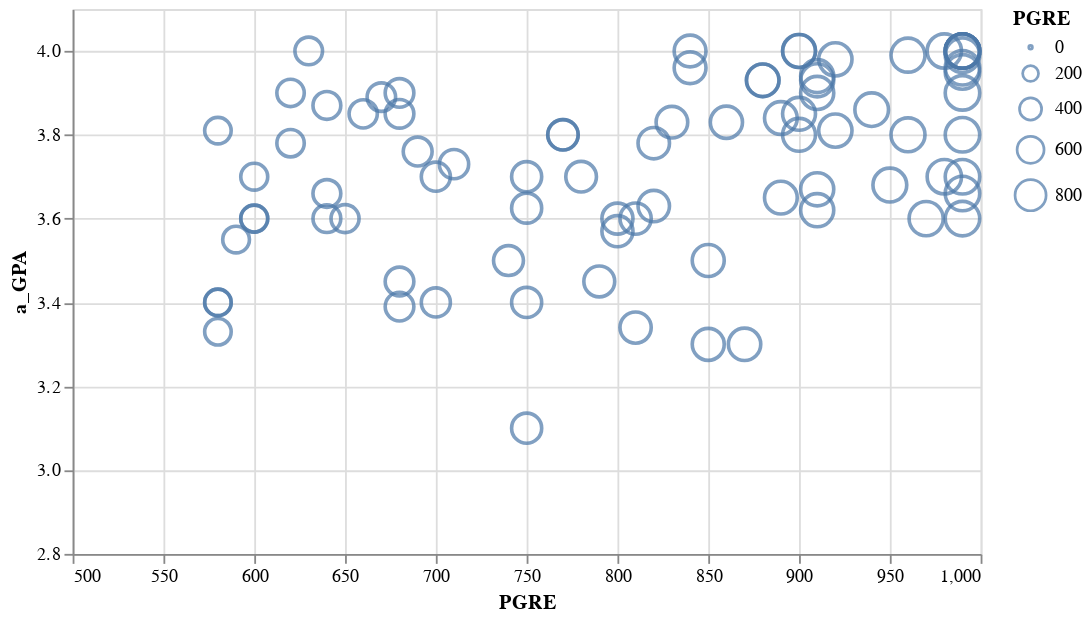

The cell this chart's notebook holds for it:
### Code cell
alt.Chart(df).mark_point().encode(
    alt.X('PGRE', scale=alt.Scale(domain=(500,1000))),
    alt.Y('a_GPA', scale=alt.Scale(domain=(2.8,4.1), clamp=True)),
    size='PGRE',
).properties(
    width=500
)

### Figure 1 — Vega-Lite specification as saved in the notebook (floating-point values rounded to 4 significant figures)
{"$schema": "https://vega.github.io/schema/vega-lite/v2.json", "config": {"view": {"height": 300, "width": 400}}, "data": {"values": [{"PGRE": 910, "QGRE": 167, "VGRE": 162, "WGRE": 4, "a_GPA": 3.67, "major_GPA": 3.84}, {"PGRE": 980, "QGRE": 170, "VGRE": 165, "WGRE": 4, "a_GPA": null, "major_GPA": null}, {"PGRE": 910, "QGRE": 167, "VGRE": 166, "WGRE": 4, "a_GPA": 3.94, "major_GPA": 3.93}, {"PGRE": null, "QGRE": null, "VGRE": null, "WGRE": null, "a_GPA": 3.8, "major_GPA": 3.8}, {"PGRE": 750, "QGRE": 162, "VGRE": 160, "WGRE": 4.5, "a_GPA": 3.4, "major_GPA": 3.3}, {"PGRE": 990, "QGRE": 170, "VGRE": 166, "WGRE": 5, "a_GPA": 4, "major_GPA": 4}, {"PGRE": 870, "QGRE": 170, "VGRE": 168, "WGRE": 4, "a_GPA": 3.3, "major_GPA": 3.3}, {"PGRE": null, "QGRE": 170, "VGRE": 160, "WGRE": 4, "a_GPA": 3.98, "major_GPA": 3.98}, {"PGRE": 640, "QGRE": 164, "VGRE": 159, "WGRE": 4.5, "a_GPA": 3.6, "major_GPA": 3.3}, {"PGRE": 960, "QGRE": 165, "VGRE": 167, "WGRE": 4, "a_GPA": 3.8, "major_GPA": 3.9}, {"PGRE": 910, "QGRE": 164, "VGRE": 160, "WGRE": 4.5, "a_GPA": 3.62, "major_GPA": 3.56}, {"PGRE": 910, "QGRE": 166, "VGRE": 152, "WGRE": null, "a_GPA": 3.93, "major_GPA": 3.91}, {"PGRE": 990, "QGRE": 168, "VGRE": 166, "WGRE": 4, "a_GPA": 4, "major_GPA": 4}, {"PGRE": 990, "QGRE": 170, "VGRE": 161, "WGRE": 4.5, "a_GPA": 3.95, "major_GPA": 3.89}, {"PGRE": 660, "QGRE": 167, "VGRE": 168, "WGRE": 5, "a_GPA": 3.85, "major_GPA": 3.77}, {"PGRE": 830, "QGRE": 167, "VGRE": 162, "WGRE": 4.5, "a_GPA": 3.83, "major_GPA": 3.93}, {"PGRE": 740, "QGRE": 162, "VGRE": 162, "WGRE": 5, "a_GPA": 3.5, "major_GPA": 3.65}, {"PGRE": 800, "QGRE": 159, "VGRE": 159, "WGRE": 4, "a_GPA": 3.6, "major_GPA": 4}, {"PGRE": 750, "QGRE": 166, "VGRE": 156, "WGRE": 5, "a_GPA": 3.625, "major_GPA": null}, {"PGRE": 750, "QGRE": 166, "VGRE": 170, "WGRE": 4.5, "a_GPA": 3.1, "major_GPA": 3.2}, {"PGRE": null, "QGRE": null, "VGRE": null, "WGRE": null, "a_GPA": 2.86, "major_GPA": 2.84}, {"PGRE": 990, "QGRE": 167, "VGRE": 164, "WGRE": 4.5, "a_GPA": 3.7, "major_GPA": 3.8}, {"PGRE": 580, "QGRE": 169, "VGRE": 158, "WGRE": null, "a_GPA": 3.33, "major_GPA": 3.33}, {"PGRE": null, "QGRE": 162, "VGRE": 165, "WGRE": 4.5, "a_GPA": 3.91, "major_GPA": 3.93}, {"PGRE": 890, "QGRE": 166, "VGRE": 165, "WGRE": 4.5, "a_GPA": 3.65, "major_GPA": 3.55}, {"PGRE": 700, "QGRE": 167, "VGRE": 165, "WGRE": 3.5, "a_GPA": 3.7, "major_GPA": 3.7}, {"PGRE": 970, "QGRE": 170, "VGRE": 169, "WGRE": 5.5, "a_GPA": 3.6, "major_GPA": 3.52}, {"PGRE": 620, "QGRE": 160, "VGRE": 163, "WGRE": 4.5, "a_GPA": 3.78, "major_GPA": 3.9}, {"PGRE": 920, "QGRE": 168, "VGRE": 165, "WGRE": 4.5, "a_GPA": 3.81, "major_GPA": 3.79}, {"PGRE": 880, "QGRE": 169, "VGRE": 163, "WGRE": 4.5, "a_GPA": 3.93, "major_GPA": 3.97}, {"PGRE": null, "QGRE": null, "VGRE": null, "WGRE": null, "a_GPA": 3.11, "major_GPA": 3.22}, {"PGRE": 840, "QGRE": 165, "VGRE": 167, "WGRE": 5.5, "a_GPA": 4, "major_GPA": 4}, {"PGRE": 920, "QGRE": 170, "VGRE": 162, "WGRE": 5, "a_GPA": 3.98, "major_GPA": 4}, {"PGRE": 900, "QGRE": 169, "VGRE": 164, "WGRE": 5.5, "a_GPA": 4, "major_GPA": 4}, {"PGRE": 580, "QGRE": 170, "VGRE": 158, "WGRE": 4.5, "a_GPA": 3.4, "major_GPA": 3.44}, {"PGRE": 630, "QGRE": 164, "VGRE": 159, "WGRE": 4, "a_GPA": 4, "major_GPA": 4}, {"PGRE": 990, "QGRE": 170, "VGRE": 162, "WGRE": 5, "a_GPA": 3.66, "major_GPA": 3.66}, {"PGRE": 900, "QGRE": 162, "VGRE": 159, "WGRE": 4, "a_GPA": 4, "major_GPA": 4}, {"PGRE": 860, "QGRE": 154, "VGRE": 165, "WGRE": 4, "a_GPA": 3.83, "major_GPA": 3.83}, {"PGRE": 770, "QGRE": 170, "VGRE": 169, "WGRE": 3.5, "a_GPA": 3.8, "major_GPA": null}, {"PGRE": null, "QGRE": 166, "VGRE": 160, "WGRE": null, "a_GPA": 3.1, "major_GPA": 3.3}, {"PGRE": 600, "QGRE": 163, "VGRE": 160, "WGRE": 4.5, "a_GPA": 3.7, "major_GPA": 3.79}, {"PGRE": 820, "QGRE": 168, "VGRE": 167, "WGRE": 4.5, "a_GPA": 3.78, "major_GPA": 3.94}, {"PGRE": 880, "QGRE": 167, "VGRE": 157, "WGRE": 3.5, "a_GPA": 3.93, "major_GPA": 4}, {"PGRE": 650, "QGRE": 170, "VGRE": 160, "WGRE": 4, "a_GPA": 3.6, "major_GPA": 4}, {"PGRE": 980, "QGRE": 170, "VGRE": 169, "WGRE": 3.5, "a_GPA": 4, "major_GPA": 4}, {"PGRE": 600, "QGRE": 163, "VGRE": 162, "WGRE": 4.5, "a_GPA": 3.6, "major_GPA": null}, {"PGRE": null, "QGRE": null, "VGRE": null, "WGRE": null, "a_GPA": 2.35, "major_GPA": 2.9}, {"PGRE": 770, "QGRE": 167, "VGRE": 165, "WGRE": 5.5, "a_GPA": 3.8, "major_GPA": 3.8}, {"PGRE": 720, "QGRE": 170, "VGRE": 168, "WGRE": 3.5, "a_GPA": null, "major_GPA": null}, {"PGRE": 900, "QGRE": 162, "VGRE": 163, "WGRE": 5, "a_GPA": 3.8, "major_GPA": 3.8}, {"PGRE": null, "QGRE": null, "VGRE": null, "WGRE": null, "a_GPA": 3.5, "major_GPA": 3.6}, {"PGRE": 800, "QGRE": 170, "VGRE": 156, "WGRE": 5, "a_GPA": 3.57, "major_GPA": 3.42}, {"PGRE": 980, "QGRE": 168, "VGRE": 158, "WGRE": 4, "a_GPA": 3.7, "major_GPA": 3.7}, {"PGRE": 990, "QGRE": 166, "VGRE": 167, "WGRE": 3.5, "a_GPA": 3.8, "major_GPA": 3.8}, {"PGRE": 680, "QGRE": 170, "VGRE": 163, "WGRE": 4.5, "a_GPA": 3.9, "major_GPA": null}, {"PGRE": 780, "QGRE": 169, "VGRE": 155, "WGRE": 4.5, "a_GPA": 3.7, "major_GPA": 3.71}, {"PGRE": null, "QGRE": null, "VGRE": null, "WGRE": null, "a_GPA": null, "major_GPA": 3.7}, {"PGRE": 590, "QGRE": 166, "VGRE": 160, "WGRE": 5, "a_GPA": 3.55, "major_GPA": 3.36}, {"PGRE": 640, "QGRE": 157, "VGRE": 164, "WGRE": 4.5, "a_GPA": 3.66, "major_GPA": 3.55}, {"PGRE": 990, "QGRE": 168, "VGRE": 166, "WGRE": 4.5, "a_GPA": 3.9, "major_GPA": null}, {"PGRE": 890, "QGRE": 170, "VGRE": 166, "WGRE": 5, "a_GPA": 3.84, "major_GPA": 3.89}, {"PGRE": 790, "QGRE": 165, "VGRE": 166, "WGRE": 4, "a_GPA": 3.45, "major_GPA": 3.55}, {"PGRE": 950, "QGRE": 170, "VGRE": 168, "WGRE": 4.5, "a_GPA": 3.68, "major_GPA": 3.87}, {"PGRE": 740, "QGRE": 165, "VGRE": 153, "WGRE": 5, "a_GPA": null, "major_GPA": 62}, {"PGRE": 990, "QGRE": 163, "VGRE": 143, "WGRE": 2.5, "a_GPA": 3.6, "major_GPA": 3.6}, {"PGRE": 940, "QGRE": 167, "VGRE": 156, "WGRE": 3, "a_GPA": 3.86, "major_GPA": 3.93}, {"PGRE": 640, "QGRE": 159, "VGRE": 159, "WGRE": 3, "a_GPA": 3.87, "major_GPA": 3.88}, {"PGRE": null, "QGRE": 156, "VGRE": 150, "WGRE": null, "a_GPA": 3.5, "major_GPA": 3.95}, {"PGRE": null, "QGRE": 170, "VGRE": 166, "WGRE": 5, "a_GPA": 3.8, "major_GPA": 3.9}, {"PGRE": 990, "QGRE": 170, "VGRE": 163, "WGRE": 5, "a_GPA": 4, "major_GPA": 4}, {"PGRE": 580, "QGRE": 153, "VGRE": 153, "WGRE": 4.5, "a_GPA": 3.81, "major_GPA": 3.77}, {"PGRE": 680, "QGRE": 157, "VGRE": 159, "WGRE": 5, "a_GPA": 3.85, "major_GPA": 3.93}, {"PGRE": null, "QGRE": null, "VGRE": null, "WGRE": 4, "a_GPA": null, "major_GPA": null}, {"PGRE": 810, "QGRE": 168, "VGRE": 164, "WGRE": 5, "a_GPA": 3.34, "major_GPA": 3.44}, {"PGRE": null, "QGRE": 169, "VGRE": 160, "WGRE": 4.5, "a_GPA": 3.85, "major_GPA": 3.9}, {"PGRE": 710, "QGRE": 170, "VGRE": 163, "WGRE": 4.5, "a_GPA": 3.73, "major_GPA": 3.8}, {"PGRE": 840, "QGRE": 166, "VGRE": 155, "WGRE": 4, "a_GPA": 3.96, "major_GPA": 3.92}, {"PGRE": 990, "QGRE": 170, "VGRE": 163, "WGRE": 4, "a_GPA": 4, "major_GPA": 4}, {"PGRE": 910, "QGRE": 168, "VGRE": 168, "WGRE": 5, "a_GPA": 3.9, "major_GPA": 3.86}, {"PGRE": 960, "QGRE": null, "VGRE": null, "WGRE": 4.5, "a_GPA": null, "major_GPA": null}, {"PGRE": 990, "QGRE": 170, "VGRE": 164, "WGRE": 5, "a_GPA": 3.99, "major_GPA": 4}, {"PGRE": 700, "QGRE": 166, "VGRE": 149, "WGRE": 4, "a_GPA": 3.4, "major_GPA": 3.55}, {"PGRE": null, "QGRE": null, "VGRE": null, "WGRE": null, "a_GPA": 4, "major_GPA": 4}, {"PGRE": 850, "QGRE": 161, "VGRE": 160, "WGRE": 4.5, "a_GPA": 3.5, "major_GPA": 3.75}, {"PGRE": 990, "QGRE": 168, "VGRE": 170, "WGRE": 4, "a_GPA": 3.96, "major_GPA": 3.95}, {"PGRE": 810, "QGRE": 156, "VGRE": 155, "WGRE": 4, "a_GPA": 3.6, "major_GPA": 3.75}, {"PGRE": 690, "QGRE": 164, "VGRE": 166, "WGRE": 4, "a_GPA": 3.76, "major_GPA": 3.7}, {"PGRE": 820, "QGRE": 170, "VGRE": 167, "WGRE": 4, "a_GPA": 3.63, "major_GPA": 3.81}, {"PGRE": 850, "QGRE": 163, "VGRE": 167, "WGRE": 4.5, "a_GPA": 3.3, "major_GPA": 3.3}, {"PGRE": 960, "QGRE": 168, "VGRE": 162, "WGRE": 3.5, "a_GPA": 3.99, "major_GPA": 3.98}, {"PGRE": 750, "QGRE": 158, "VGRE": 151, "WGRE": 4.5, "a_GPA": 3.7, "major_GPA": 3.66}, {"PGRE": 620, "QGRE": 160, "VGRE": 164, "WGRE": 4, "a_GPA": 3.9, "major_GPA": 3.9}, {"PGRE": 670, "QGRE": 164, "VGRE": 155, "WGRE": 3.5, "a_GPA": 3.89, "major_GPA": 3.94}, {"PGRE": 680, "QGRE": 163, "VGRE": 163, "WGRE": 4, "a_GPA": 3.45, "major_GPA": 3.25}, {"PGRE": 990, "QGRE": 165, "VGRE": 155, "WGRE": 3, "a_GPA": 4, "major_GPA": null}, {"PGRE": 580, "QGRE": 163, "VGRE": 161, "WGRE": 5, "a_GPA": 3.4, "major_GPA": 3.5}, {"PGRE": 900, "QGRE": 162, "VGRE": 162, "WGRE": 4.5, "a_GPA": 3.85, "major_GPA": 3.95}, {"PGRE": 680, "QGRE": 163, "VGRE": 156, "WGRE": 5.5, "a_GPA": 3.39, "major_GPA": 3.55}, {"PGRE": 600, "QGRE": 152, "VGRE": 157, "WGRE": 4.5, "a_GPA": 3.6, "major_GPA": 3.5}]}, "encoding": {"size": {"field": "PGRE", "type": "quantitative"}, "x": {"field": "PGRE", "scale": {"domain": [500, 1000]}, "type": "quantitative"}, "y": {"field": "a_GPA", "scale": {"clamp": true, "domain": [2.8, 4.1]}, "type": "quantitative"}}, "mark": "point", "width": 500}
